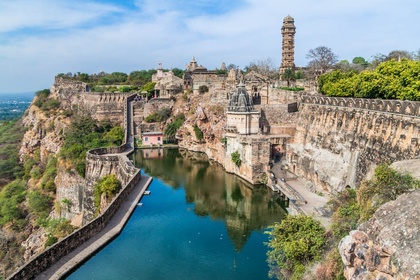
%> input picture Huffman and shannon/fort_image.jpeg, 420 x 280 px, shrunk from 1125 x 750 before the run
$ octave bit_slicing.m   (GNU Octave 9; MATLAB toolbox functions it lacks are replaced by stand-ins)
%> lines starting %> are read from the running program, lines starting %| are printed output that depends on the picture; in (x1, y1, x2, y2) boxes, pixels count from 0 and x2, y2 are one past the last pixel; in counts of white or black regions, pixels touching at a corner belong together; the program's own positions count from 1
%date - 26/01/2026
%created by - kuldeep saini

clc ;
clear all;
close all;
I = rgb2gray(imread('fort_image.jpeg'));
%> I: size 280x420 uint8; min 0, max 249, mean 140.9
[m,n] = size(I);
%> m = 280; n = 420
imshow(I);
title('Original Image');
figure;
%bit plane slicing

%for 0th bit plane
for ii=1:m
    for jj=1:n
        Bitp0(ii,jj)=bitand(I(ii,jj),1);
    end
end
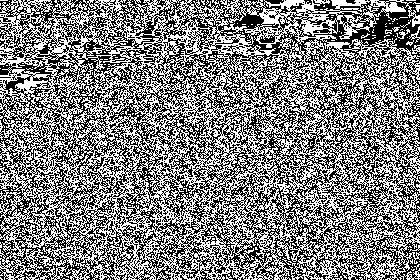
%> Bitp0: size 280x420 uint8; values 0 (black) and 1 (white), 49.9% white in thin lines or dots

%for 1st bit plane
for ii=1:m
    for jj=1:n
        Bitp1(ii,jj)=bitand(I(ii,jj),2);
    end
end
%> Bitp1: size 280x420 uint8; values 0 (black) and 2 (white), 50.2% white; black in thin lines or dots

%for 2nd bit plane
for ii=1:m
    for jj=1:n
        Bitp2(ii,jj)=bitand(I(ii,jj),4);
    end
end
%> Bitp2: size 280x420 uint8; values 0 (black) and 4 (white), 51.6% white; black in thin lines or dots
%for 3rd bit plane
for ii=1:m
    for jj=1:n
        Bitp3(ii,jj)=bitand(I(ii,jj),8);
    end
end
%> Bitp3: size 280x420 uint8; values 0 (black) and 8 (white), 50.7% white; 461 black regions (448 under 20 px), largest, box (x1, y1, x2, y2) and area: (0, 0, 420, 280) 56304, (116, 242, 138, 260) 140, (149, 269, 166, 280) 100
%for 4th bit plane
for ii=1:m
    for jj=1:n
        Bitp4(ii,jj)=bitand(I(ii,jj),16);
    end
end
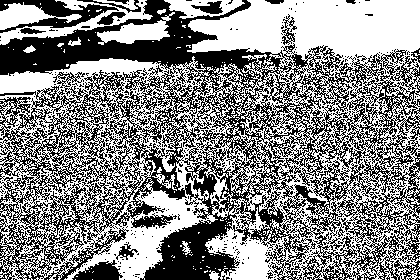
%> Bitp4: size 280x420 uint8; values 0 (black) and 16 (white), 53.2% white; 474 black regions (459 under 20 px), largest, box (x1, y1, x2, y2) and area: (0, 0, 420, 280) 50826, (0, 0, 119, 33) 1422, (72, 260, 123, 280) 604
%for 5th bit plane
for ii=1:m
    for jj=1:n
        Bitp5(ii,jj)=bitand(I(ii,jj),32);
    end
end
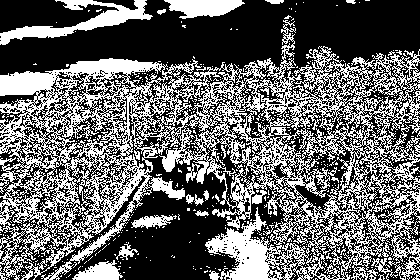
%> Bitp5: size 280x420 uint8; values 0 (black) and 32 (white), 40.4% white; 549 white regions (524 under 20 px), largest, box (x1, y1, x2, y2) and area: (0, 20, 420, 280) 41193, (0, 0, 153, 45) 2014, (164, 0, 245, 19) 1017
%for 6th bit plane
for ii=1:m
    for jj=1:n
        Bitp6(ii,jj)=bitand(I(ii,jj),64);
    end
end
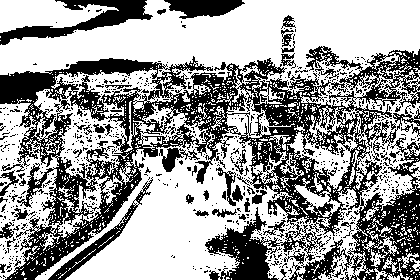
%> Bitp6: size 280x420 uint8; values 0 (black) and 64 (white), 60.8% white; 801 black regions (745 under 20 px), largest, box (x1, y1, x2, y2) and area: (0, 46, 420, 280) 36379, (0, 0, 153, 45) 2214, (48, 177, 153, 280) 1122
%for 7th bit plane
for ii=1:m
    for jj=1:n
        Bitp7(ii,jj)=bitand(I(ii,jj),128);
    end
end
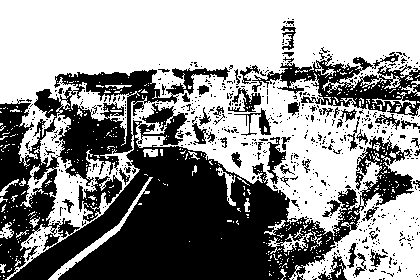
%> Bitp7: size 280x420 uint8; values 0 (black) and 128 (white), 57% white; 649 black regions (596 under 20 px), largest, box (x1, y1, x2, y2) and area: (0, 67, 414, 280) 40582, (252, 52, 420, 116) 3992, (267, 137, 286, 184) 380

imshow(Bitp0);title('0th bit plane Image');
figure;imshow(Bitp1);title('1st bit plane Image');
figure;imshow(Bitp2);title('2nd bit plane Image');
figure;imshow(Bitp3);title('3rd bit plane Image');
figure;imshow(Bitp4);title('4th bit plane Image');
figure;imshow(Bitp5);title('5th bit plane Image');
figure;imshow(Bitp6);title('6th bit plane Image');
figure;imshow(Bitp7);title('7th bit plane Image');


%bit plane removal
%removing the 0th, 5th and 7th bit plane in 2 copies of the original image
for ii=1:m
    for jj=1:n
        bitpr0(ii,jj)=bitand(I(ii,jj),(255-(2^(0))));
        bitpr5(ii,jj)=bitand(I(ii,jj),(255-(2^(5))));
        bitpr7(ii,jj)=bitand(I(ii,jj),(255-(2^(7))));
    end
end
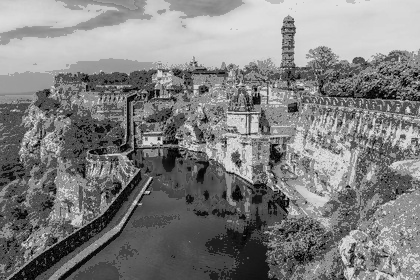
%> bitpr5: size 280x420 uint8; min 0, max 223, mean 128
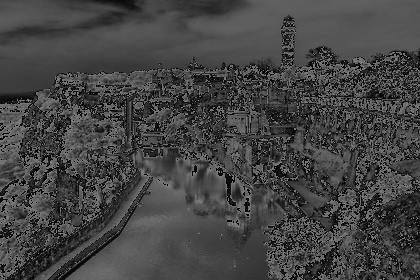
%> bitpr7: size 280x420 uint8; min 0, max 127, mean 68

figure;imshow(bitpr0);title('0th bit plane removed Image');
figure;imshow(bitpr5);title('5th bit plane removed Image');
figure;imshow(bitpr7);title('7th bit plane removed Image');
